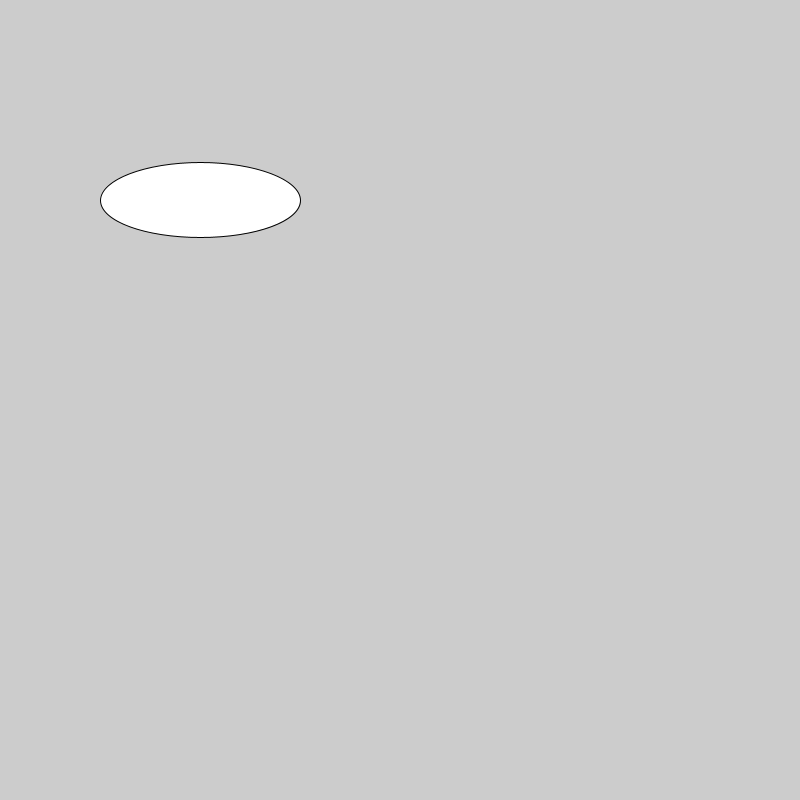
Frame 1 (no input)
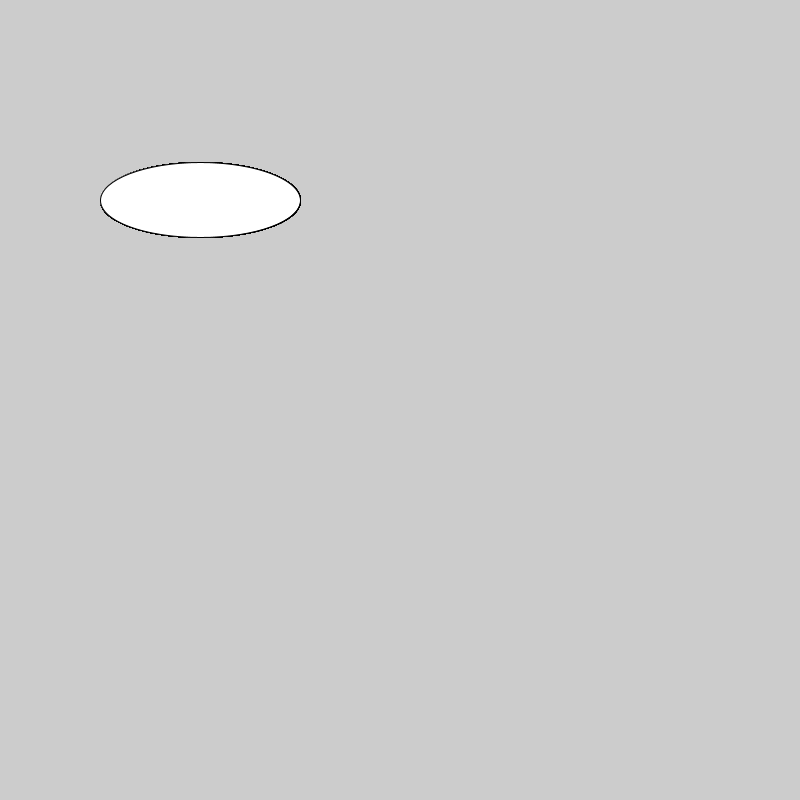
Frame 60 (the mouse pressed at the canvas centre just before this capture)
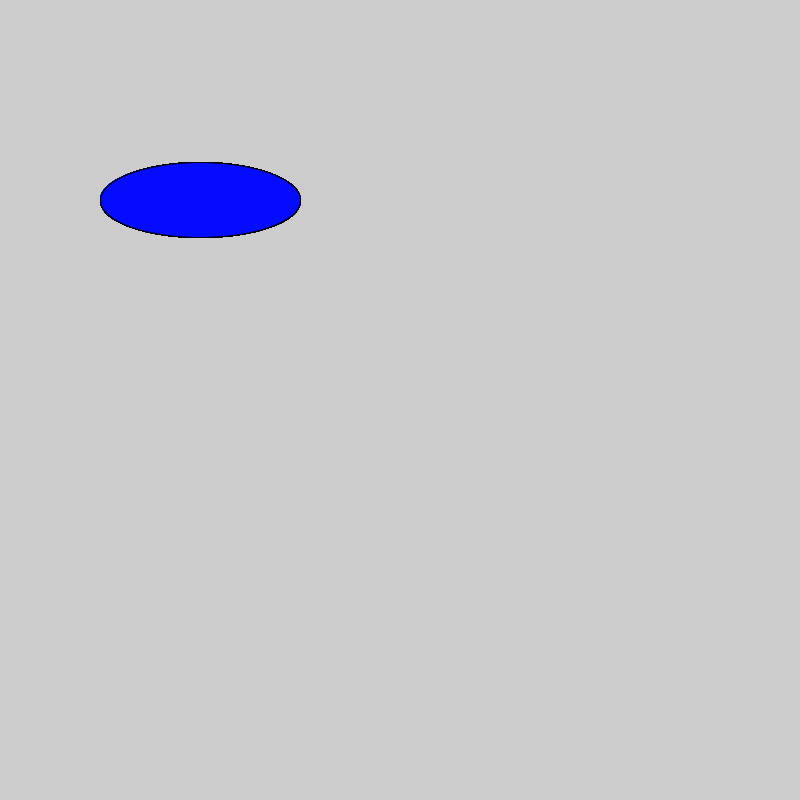
Frame 120 (the mouse held since frame 60 and released just before this capture)

The Processing sketch that drew these frames (run headless with seeded random() and noise(); from frame 60 on, the mouse is pressed at the canvas centre):

// Processing sketch: LogicalDot
// ── LogicalDot.pde
void setup(){
  size(800,800);
}
void draw(){
  if (mousePressed) {
  fill(#030CFF);
  }
  ellipse(200,200,200,75);
}
